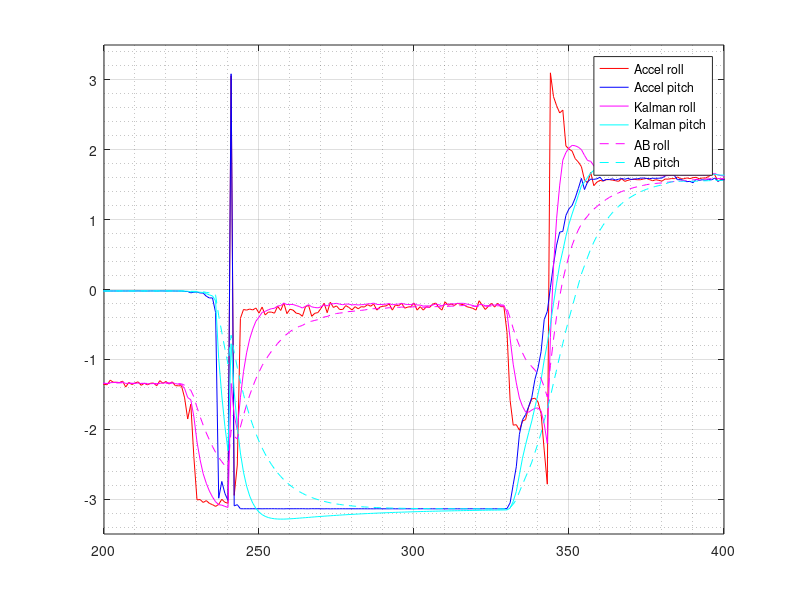

Recreate this plot in MATLAB.
clear;

IDLE_SAMPLES = 200;
DT = 0.01;
ALPHA = 0.9;
accel_cal = [-0.100216722972972, 1.35917060472973, 0.0153553790169492];
gyro_cal = [0.001169915805, -0.056912726, 0.0150643665];

function res_data = calibrate(data, data_cal)
  data_size = size(data);
  rows = data_size(1);
  cols = data_size(2);

  res_data = zeros(rows, cols);

  for i=[1:rows]
    res_data(i, 1) = data(i, 1) - data_cal(1);
    res_data(i, 2) = data(i, 2) - data_cal(2);
    res_data(i, 3) = data(i, 3) - data_cal(3);
  endfor

endfunction


function [res_roll, res_pitch] = calc_accel_roll_pitch(data)
  data_size = size(data);
  rows = data_size(1);
  #cols = data_size(2);

  res_roll = zeros(rows, 1);
  res_pitch = zeros(rows, 1);

  acc_x = 0;
  acc_y = 0;
  acc_z = 0;

  roll = 0;
  pitch = 0;

  for i=[1:rows]
    acc_x = data(i, 1);
    acc_y = data(i, 2);
    acc_z = data(i, 3);

    roll = atan2(-acc_x, acc_y);
    pitch = atan2(-acc_x, -acc_z);

    res_roll(i) = roll;
    res_pitch(i) = pitch;
  endfor
endfunction


function [res_droll, res_dpitch] = calc_gyro_droll_dpitch(data)
  data_size = size(data);
  rows = data_size(1);
  #cols = data_size(2);

  res_droll = zeros(rows, 1);
  res_dpitch = zeros(rows, 1);

  gyro_x = 0;
  gyro_y = 0;
  gyro_z = 0;

  droll = 0;
  dpitch = 0;

  for i=[1:rows]
    gyro_x = data(i, 1);
    gyro_y = data(i, 2);
    gyro_z = data(i, 3);

    droll = -gyro_z;
    dpitch = -gyro_y;

    res_droll(i) = droll;
    res_dpitch(i) = dpitch;
  endfor
endfunction


function [res_roll, res_pitch] = calc_roll_pitch(accel_roll, accel_pitch, gyro_droll, gyro_dpitch, dt, alpha)
  data_size = size(accel_roll);
  rows = data_size(1);
  #cols = data_size(2);

  res_roll = zeros(rows, 1);
  res_pitch = zeros(rows, 1);

  acc_roll = 0;
  acc_pitch = 0;

  gy_droll = 0;
  gy_dpitch = 0;

  gy_roll = 0;
  gy_pitch = 0;

  roll = 0;
  pitch = 0;

  for i=[1:rows]
    acc_roll = accel_roll(i);
    acc_pitch = accel_pitch(i);

    gy_droll = gyro_droll(i);
    gy_dpitch = gyro_dpitch(i);

    gy_roll = roll + gy_droll * dt;
    gy_pitch = pitch + gy_dpitch * dt;

    roll = gy_roll * alpha + (1.0 - alpha) * acc_roll;
    pitch = gy_pitch * alpha + (1.0 - alpha) * acc_pitch;

    res_roll(i) = roll;
    res_pitch(i) = pitch;
  endfor
endfunction


# https://gist.github.com/zasimov/25ba4ca78a3bfe82cedd77b1795d8de8
# https://habr.com/ru/articles/503542/
# https://habr.com/ru/companies/singularis/articles/516798/
# https://habr.com/ru/articles/166693/
# https://habr.com/ru/articles/140274/

function res_kf = kalman_init(X0, P0, F, B, Q, H, R)
  kf = struct(
              "X", X0,
              "Xdash", [0; 0],
              "P", P0,
              "Pdash", [0; 0],
              "F", F,
              "FT", transpose(F),
              "B", B,
              "Q", Q,
              "H", H,
              "HT", transpose(H),
              "R", R,
              "I", eye(2),
              "_", 0
              );
  #
  res_kf = kf;
endfunction

function res_kf = kalman_predict(kf, u)

  kf.Xdash = kf.F * kf.X + kf.B * u;

  kf.Pdash = kf.F * kf.P * kf.FT + kf.Q;

  res_kf = kf;
endfunction

function res_kf = kalman_update(kf, z)

  S = kf.H * kf.Pdash * kf.HT + kf.R;
  invS = inverse(S);

  K = kf.Pdash * kf.HT * invS;

  y = z - kf.H * kf.Xdash;

  kf.X = kf.Xdash + K * y;
  kf.P = (kf.I - K * kf.H) * kf.Pdash;

  res_kf = kf;
endfunction


function res_kf = kalman_calc(kf, u, z)
  kf = kalman_predict(kf, u);
  kf = kalman_update(kf, z);

  res_kf = kf;
endfunction


data = csvread("accel_gyro_data.csv");

SAMPLES = length(data);
t = linspace(0, DT * (SAMPLES-1), SAMPLES);

accel_data = calibrate(data(:, 1:3), accel_cal);
gyro_data = calibrate(data(:, 4:6), gyro_cal);

[accel_roll, accel_pitch] = calc_accel_roll_pitch(accel_data);
[gyro_droll, gyro_dpitch] = calc_gyro_droll_dpitch(gyro_data);

[roll, pitch] = calc_roll_pitch(accel_roll, accel_pitch, gyro_droll, gyro_dpitch, DT, ALPHA);

#kalman_init(X0, P0, F, B, Q, H, R)
X0 = [0;
      0];
P0 = [1, 0;
      0, 1];
F = [1, DT;
     0, 1];
B = [0;
     DT];
Q = [0.001, 0;
     0, 0.01];
H = [1 0];
R = [0.01];
kf_roll = kalman_init(X0, P0, F, B, Q, H, R);
kf_pitch = kalman_init(X0, P0, F, B, Q, H, R);

roll_kf = zeros(SAMPLES, 1);
pitch_kf = zeros(SAMPLES, 1);

for i=[1:SAMPLES]
  kf_roll = kalman_calc(kf_roll, gyro_droll(i), accel_roll(i));
  roll_kf(i) = kf_roll.X(1);

  kf_pitch = kalman_calc(kf_pitch, gyro_dpitch(i), accel_pitch(i));
  pitch_kf(i) = kf_pitch.X(1);
endfor

#x = t;
x = [1:1:SAMPLES];

plot(x, accel_roll, "r", x, accel_pitch, "b",
     x, roll_kf, "m", x, pitch_kf, "c",
     x, roll, "m--", x, pitch, "c--");
#
legend(
       "Accel roll",
       "Accel pitch",
       "Kalman roll",
       "Kalman pitch",
       "AB roll",
       "AB pitch"
       );
#
axis([200 400 -3.5 +3.5]);
grid on;
grid minor on;

